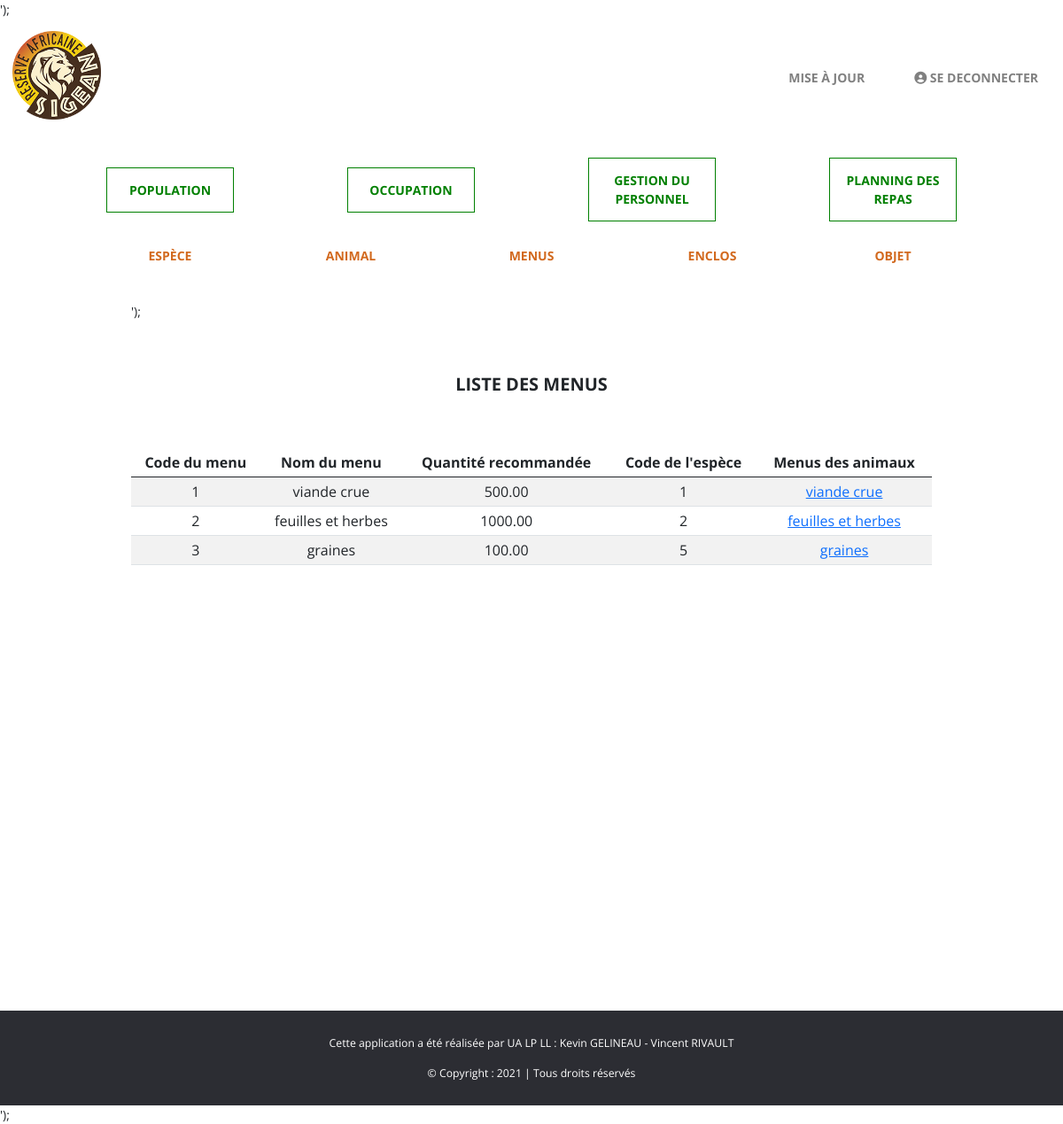
Page /index.php?controller=Menus&action=display (signed in) on the committed database.
### tables this page shows
CREATE TABLE IF NOT EXISTS `menus` (
  `code_menu` int NOT NULL AUTO_INCREMENT,
  `libelle_menus` varchar(50) DEFAULT NULL,
  `qte_recommandee_menus` decimal(7,2) DEFAULT NULL,
  `code_espece` int NOT NULL,
  PRIMARY KEY (`code_menu`),
  KEY `code_espece` (`code_espece`)
);

CREATE TABLE IF NOT EXISTS `espece` (
  `code_espece` int NOT NULL AUTO_INCREMENT,
  `nom_espece` varchar(50) DEFAULT NULL,
  PRIMARY KEY (`code_espece`)
);

### Controller/MenusController.php (called while the page is built, shortened)
<?php
include 'Config/config.php';
include 'Model/' . $classMenus . 'Model.php';
include 'View/' . $classMenus . 'View.php';
class MenusController extends Controller {
    public function __construct() {
        include 'Config/config.php';
        $this->view = new $classView();
        $this->model = new $classModel();
    }
    public function display() {
        $listeMenus = $this->model->getMenus();
        $this->view->displayListMenus($listeMenus);
    }
}

### index.php (called while the page is built, shortened)
<?php
include 'Config/config.php';
include 'Model/Model.php';
include 'View/View.php';
function extractParameters() {
    include 'Config/config.php';
    if (isset($_GET['controller'])) {
        $controller = ucfirst($_GET['controller']) . "Controller";
    } else {
        $controller = '' . $classAccueil . 'Controller';
    }
    if (isset($_GET['action'])) {
        $action = $_GET['action'];
    } else {
        $action = 'displayAccueil';
    }
    return (['controller' => $controller, 'action' => $action]);
}
$paramGet = extractParameters();
$action = $paramGet['action'];
$controller = new $controller();
$controller->$action();

### Model/Model.php (called while the page is built, shortened)
<?php
$server = $_SERVER['HTTP_HOST'];
if ($server == 'localhost') {
    abstract class Model
{
    public function __construct()
    {
        try {
            $this->connexion = new PDO("mysql:host=" . self::SERVER . ";dbname="
            . self::BASE, self::USER, self::PASSWORD);
        } catch (Exception $e) {
            echo 'Erreur : ' . $e->getMessage();
        }
    }
}
}

### Config/config.php (called while the page is built, shortened)
<?php
$tableEspece = "espece";
$classMenus = "Menus";
$tableMenus = "menus";

### Model/MenusModel.php (called while the page is built, shortened)
<?php
class MenusModel extends Model {
    public function getMenus() {
        include 'Config/config.php';
        $requete = "SELECT * FROM $tableMenus INNER JOIN $tableEspece ON $tableMenus.code_espece = $tableEspece.code_espece";
        $resultat = $this->connexion->query($requete);
        $listeMenus = $resultat->fetchAll(PDO::FETCH_ASSOC);
        return $listeMenus;
    }
}

### View/MenusView.php (the view, shortened to what this page needs)
<?php
class MenusView extends View {
    public function displayListMenus($listeMenus) {
        include 'Config/config.php';
        $this->page .=
            '<h2>Liste des menus</h2>
            <table id="tableUser" class="table table-striped mb-0 text-center">
                <thead class="thead-dark">
                    <tr>
                        <th scope="col">Code du menu</th>
                        <th scope="col">Nom du menu</th>
                        <th scope="col">Quantité recommandée</th>
                        <th scope="col">Code de l\'espèce</th>
                        <th scope="col">Menus des animaux</th>';
            $this->page .=
                    '</tr>
                        </thead>
                        <tbody>
                    <tr>';
        foreach ($listeMenus as $key) {
            $this->page .= '
                        <td>' . $key['code_menu'] . '</td>
                        <td>' . $key['libelle_menus'] . '</td>
                        <td>' . $key['qte_recommandee_menus'] . '</td>
                        <td>' . $key['code_espece'] . '</td>
                        <td> <a href="index.php?controller=' . $classMenus . '&action=displayListRepas&id=' . $key["code_menu"] . '">' . $key["libelle_menus"] . '</a></td>
                    </tr>';
        }
            $this->page .=
                        '</tbody>
            </table>';
    }
}

### bibliotheques/css/style.css (style rules this page uses)
* { box-sizing: border-box; margin: 0; padding: 0; }
html { font-size: 62.5%; padding: 0; margin: 0; height: 100%; scroll-behavior: smooth; }
body { font-family: 'Open Sans', 'Poppins', 'Roboto', sans-serif; font-size: 1.4em; margin: 0 auto; padding: 0; text-align: justify; width: 100%; height: 100%; position: relative; }
h1 { text-align: center; }
#container { width: 80%; margin: 0 auto; padding: 0 2em; min-height: 100%; position: relative; }
.flexBetween { display: flex; justify-content: space-between; align-items: center; }
.flexBetweenWrap { display: flex; justify-content: space-between; align-items: center; flex-wrap: wrap; }
.flexStart { display: flex; justify-content: flex-start; align-items: center; }
.flexEnd { display: flex; justify-content: flex-end; align-items: center; }
.navMenu { width: 80%; padding: 1em 0; margin: 0 auto; }
nav ul { width: 100%; padding: 0; }
nav ul li { list-style-type: none; margin: 1em; }
#acc { background-color: #2c2d33; color: #ffffff; font-weight: bold; text-decoration: none; }
#menuPrincipal { list-style: none; padding: 0; margin: 0; }
#menuParc { list-style: none; padding: 0; margin-bottom: 1em; }
main { width: 100%; }
main h2 { text-align: center; text-transform: uppercase; font-weight: bold; margin: 3em 0; }
footer { width: 100%; background-color: #2c2d33; color: white; padding: 2em 0; position: relative; }
footer p { text-align: center; }
#licence { display: block; color: white; text-align: center; line-height: normal; margin: 0 auto; }
#licence p { padding: 0; margin: 0; color: white; }

### rows in the picture
menus: code_menu "1", libelle_menus "viande crue", qte_recommandee_menus "500.00"
espece: code_espece "1"
menus: code_menu "2", libelle_menus "feuilles et herbes", qte_recommandee_menus "1000.00"
espece: code_espece "2"
menus: code_menu "3", libelle_menus "graines", qte_recommandee_menus "100.00"
espece: code_espece "5"
